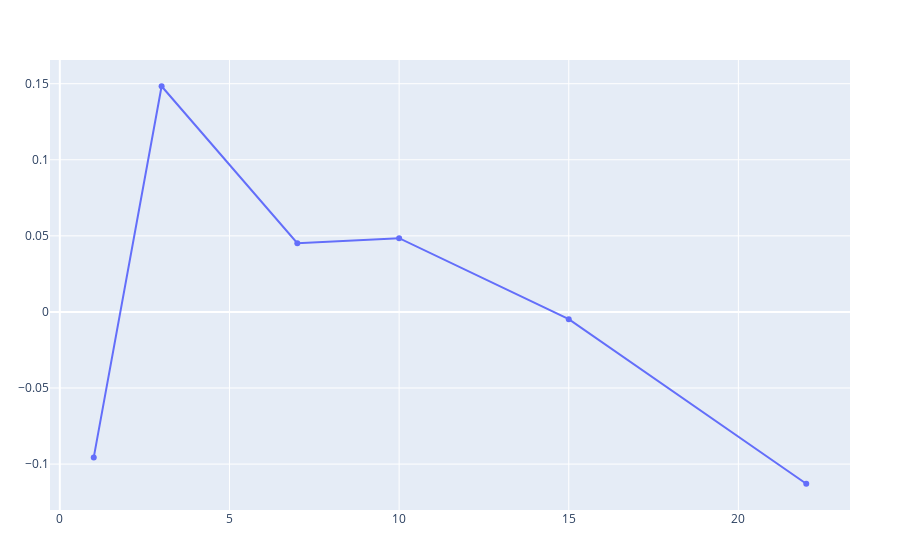

Notebook code for this chart:
### Code cell
PlotlyJS.plot(Maturities, inter)

### Figure 1 — Plotly figure (JSON) as saved in the notebook; plotly's stock layout.template omitted (floating-point values rounded to 4 significant figures)
{"data": [{"type": "scatter", "x": [1, 3, 7, 10, 15, 22], "y": [-0.09562, 0.1483, 0.04516, 0.04849, -0.004786, -0.1129]}], "layout": {"margin": {"b": 50, "l": 50, "r": 50, "t": 60}}}
